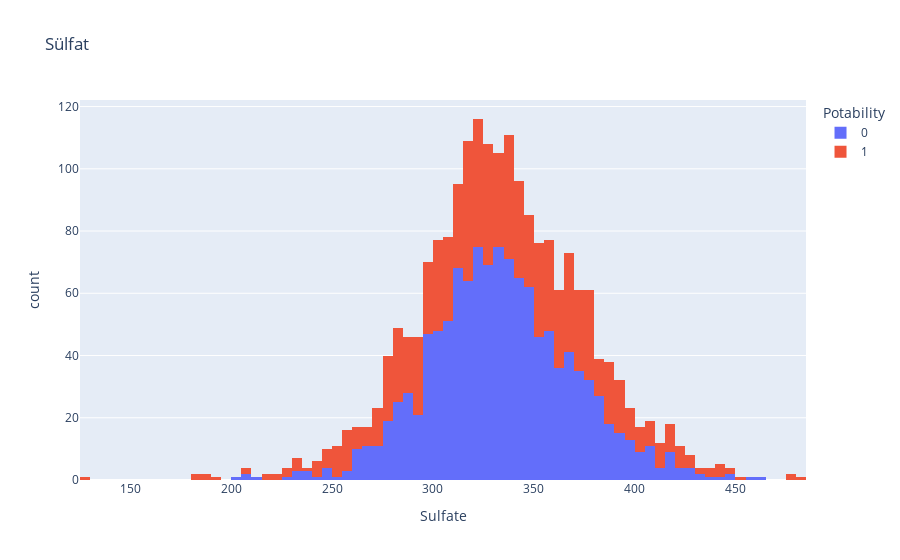

The code cell stored with this chart in its notebook:
### Code cell
figure = px.histogram(df, x = "Sulfate", 
                      color = "Potability", 
                      title= "Sülfat")
figure.show()

### Figure 1 — Plotly figure (JSON) as saved in the notebook; plotly's stock layout.template omitted (floating-point values rounded to 4 significant figures; data arrays with more than 128 entries replaced by an {"elided": "..."} marker saying what was removed)
{"data": [{"alignmentgroup": "True", "bingroup": "x", "hovertemplate": "Potability=0<br>Sulfate=%{x}<br>count=%{y}<extra></extra>", "legendgroup": "0", "marker": {"color": "#636efa", "pattern": {"shape": ""}}, "name": "0", "offsetgroup": "0", "orientation": "v", "showlegend": true, "type": "histogram", "x": {"elided": "1200 float values"}, "xaxis": "x", "yaxis": "y"}, {"alignmentgroup": "True", "bingroup": "x", "hovertemplate": "Potability=1<br>Sulfate=%{x}<br>count=%{y}<extra></extra>", "legendgroup": "1", "marker": {"color": "#EF553B", "pattern": {"shape": ""}}, "name": "1", "offsetgroup": "1", "orientation": "v", "showlegend": true, "type": "histogram", "x": {"elided": "811 float values"}, "xaxis": "x", "yaxis": "y"}], "layout": {"barmode": "relative", "legend": {"title": {"text": "Potability"}, "tracegroupgap": 0}, "title": {"text": "Sülfat"}, "xaxis": {"anchor": "y", "domain": [0, 1], "title": {"text": "Sulfate"}}, "yaxis": {"anchor": "x", "domain": [0, 1], "title": {"text": "count"}}}}
